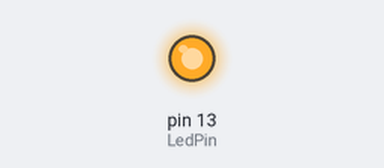
Simulated run of this sketch. Board: Arduino Uno, built with avr-gcc and run on an emulated ATmega328P. Parts: output pins drawn as LEDs (lit = HIGH). What the sketch prints to the serial monitor is not drawn.

Above: at 0.1 s.
At 33.6 s:
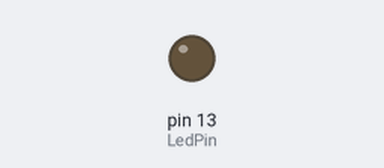
Timing chart, 0 to 40.0 s (numbered marks = the images above):
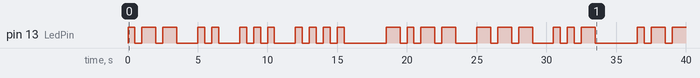

Measured:
- by itself, pin 13 (LedPin): LOW → HIGH at 0.00 s, → LOW 0.50 s later, → HIGH 0.50 s later, → LOW 1.0 s later, … (49 changes in this stretch)

The sketch:

Arduino-Morse.ino
```cpp
// the pin where the LED should be driven
#define LedPin 13

// optional serial debugging
#define serial true

// define all delays in milliseconds
#define shortDelay 500
#define longDelay 2*shortDelay
#define spaceDelay 3*shortDelay
#define wordEndDelay 5*longDelay

// change the text to whatever you want and dont forget to adjust the 'TextLength'
const char Text[] = "Wish You Were Here";
const char TextLength = 18;

const char MorseTable[][5] = {
  // A to I
  ".-   ", "-... ", "-.-. ", "-..  ", ".    ", "..-. ", "--.  ", ".... ", "..   ",
  // J to R
  ".--- ", "-.-  ", ".-.. ", "--   ", "-.   ", "---  ", ".--. ", "--.- ", ".-.  ",
  // S to Z
  "...  ", "-    ", "..-  ", "...- ", ".--  ", "-..- ", "-.-- ", "--.. ",
  // 0 to 9
  "-----", ".----", "..---", "...--", "....-", ".....", "-....", "--...", "---..", "----."
};

void setup() {
  // All unused pins as High-Ohm Pull-down
  for (int i = 0; i < 8; i++) {
    pinMode(i, INPUT);
    digitalWrite(i, LOW);
  }

  // Pin where the LED should be driven
  pinMode(LedPin, OUTPUT);
  digitalWrite(LedPin, LOW);

  if (serial) {
    Serial.begin(9600);
  }

}


void Blink(bool state) {
  digitalWrite(LedPin, HIGH);

  if (state) { // long caracter
    delay(longDelay);
  }
  else { // short caracter
    delay(shortDelay);
  }

  digitalWrite(LedPin, LOW);
  delay(shortDelay);
}


void loop() {

  // output all letters of the text sequentially
  for (int i = 0; i < TextLength; i++) {

    // select the letter that is going to be displayed
    char Letter =  Text[i];

    if (serial) {
      Serial.print(Letter);
      Serial.print("  ");
    }

    // get the Morse Translation of that letter

    // space
    if (Letter == 32) {
      if (serial) {
        Serial.println(" ");
      }
      delay(spaceDelay);

      continue;
    }

    // uppercase letters
    if (Letter > 64 && Letter < 91)
      Letter -= 65;

    // lowercase letters
    if (Letter > 96 && Letter < 123)
      Letter -= 97;

    // numbers
    if (Letter > 47 && Letter < 58)
      Letter -= 21; // numbers begin at Array-index 27 after the letters.

    // error
    if (Letter > 36) {
      for (int j = 0; j < 6; j++) {
        Blink(false);
      }
      break;
    }

    // convert the letter using the implemented morse table
    char Word[5] = {""};
    for (int j = 0; j < 5; j++) {
      Word[j] = MorseTable[Letter][j];
    }

    // now display the word on the LED
    for (int j = 0; j < 5 && Word[j] != 32; j++) {

      if (serial) {
        Serial.print(Word[j]);
      }

      if (Word[j] == 46) {
        Blink(false);
      }
      else {
        Blink(true);
      }
    }

    // end of the word
    if (serial) {
      Serial.println("");
    }
    delay(longDelay);
  }

  // end of the whole Text
  if (serial) {
    Serial.println("\n");
  }
  delay(wordEndDelay);

}
```
